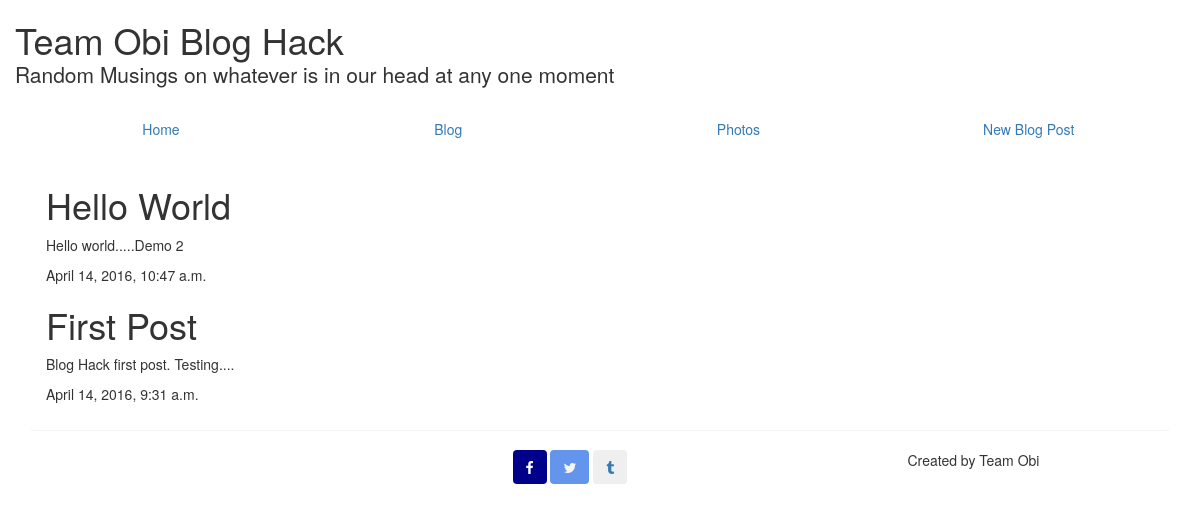
Screenshot of /blog/ with the database file from the repository.
### blog_app/models.py (models this page shows, shortened)
class Post(models.Model):
    author = models.ForeignKey('auth.User')
    title = models.CharField(max_length=200)
    content = models.TextField()
    created_date = models.DateTimeField(
        default=timezone.now)
    published_date = models.DateTimeField(
        blank=True, null=True)
    views = models.IntegerField(default=0)  # Record how often a post is seen
    tag = models.CharField(max_length=100, blank=True, null=True)
    image = models.ImageField(upload_to="images", blank=True, null=True)

### blog_app/views.py (the view)
# urls.py: url(r'^blog/$', blog_views.bloglist, name='bloglist'),
def bloglist(request):
    posts = Post.objects.filter(published_date__lte=timezone.now()).order_by('-published_date')
    return render(request, 'bloglist.html', {'posts': posts})

### blog_app/templates/bloglist.html
{% extends 'base.html' %}
{% block content %}
    {% for post in posts %}
        <h1>{{ post.title }}</h1>
        <p>{{ post.content }}</p>
        <p>{{ post.published_date }}</p>
    {% endfor %}
{% endblock %}

### rows the page displays
Post: title "Hello World", content "Hello world.....Demo 2", published_date "April 14, 2016, 10:47 a.m."
Post: title "First Post", content "Blog Hack first post. Testing....", published_date "April 14, 2016, 9:31 a.m."
